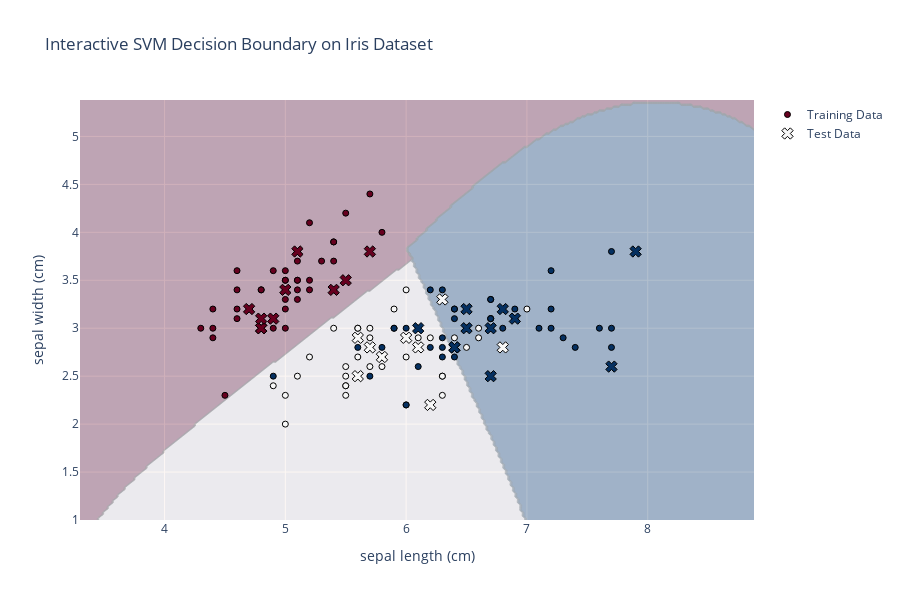

Notebook code for this chart:
### Code cell
import numpy as np
import plotly.graph_objects as go
from sklearn.model_selection import train_test_split
from sklearn.svm import SVC
from sklearn.datasets import load_iris

# Load the Iris dataset
iris = load_iris()
X = iris.data[:, :2]  # First two features for 2D plotting
y = iris.target

# Split into training and testing
X_train, X_test, y_train, y_test = train_test_split(
    X, y, 
    test_size=0.2, 
    random_state=42
)

# Train SVM model
svm = SVC(kernel='rbf')
svm.fit(X_train, y_train)

# Create meshgrid for decision boundary
x_min, x_max = X[:, 0].min() - 1, X[:, 0].max() + 1
y_min, y_max = X[:, 1].min() - 1, X[:, 1].max() + 1
xx, yy = np.meshgrid(
    np.arange(x_min, x_max, 0.02),
    np.arange(y_min, y_max, 0.02)
)

# Predict on meshgrid
Z = svm.predict(np.c_[xx.ravel(), yy.ravel()])
Z = Z.reshape(xx.shape)

# Plotly figure
fig = go.Figure()

# Add decision boundary as heatmap
fig.add_trace(go.Contour(
    x=np.arange(x_min, x_max, 0.02),
    y=np.arange(y_min, y_max, 0.02),
    z=Z,
    showscale=False,
    colorscale='RdBu',
    opacity=0.3,
    hoverinfo='skip'
))

# Add training data points
fig.add_trace(go.Scatter(
    x=X_train[:, 0],
    y=X_train[:, 1],
    mode='markers',
    marker=dict(
        color=y_train,
        colorscale='RdBu',
        line=dict(color='black', width=1)
    ),
    name='Training Data'
))

# Add test data points
fig.add_trace(go.Scatter(
    x=X_test[:, 0],
    y=X_test[:, 1],
    mode='markers',
    marker=dict(
        color=y_test,
        symbol='x',
        size=10,
        colorscale='RdBu',
        line=dict(color='black', width=1)
    ),
    name='Test Data'
))

# Update layout
fig.update_layout(
    title='Interactive SVM Decision Boundary on Iris Dataset',
    xaxis_title=iris.feature_names[0],
    yaxis_title=iris.feature_names[1],
    width=900,
    height=600
)

# Show the figure
fig.show()

### Figure 1 — Plotly figure (JSON) as saved in the notebook; plotly's stock layout.template omitted (floating-point values rounded to 4 significant figures; data arrays with more than 128 entries replaced by an {"elided": "..."} marker saying what was removed)
{"data": [{"colorscale": [[0, "rgb(103,0,31)"], [0.1, "rgb(178,24,43)"], [0.2, "rgb(214,96,77)"], [0.3, "rgb(244,165,130)"], [0.4, "rgb(253,219,199)"], [0.5, "rgb(247,247,247)"], [0.6, "rgb(209,229,240)"], [0.7, "rgb(146,197,222)"], [0.8, "rgb(67,147,195)"], [0.9, "rgb(33,102,172)"], [1, "rgb(5,48,97)"]], "hoverinfo": "skip", "opacity": 0.3, "showscale": false, "type": "contour", "x": {"elided": "280 float values"}, "y": {"elided": "220 float values"}, "z": {"elided": "220x280 int values"}}, {"marker": {"color": [0, 0, 1, 0, 0, 2, 1, 0, 0, 0, 2, 1, 1, 0, 0, 1, 2, 2, 1, 2, 1, 2, 1, 0, 2, 1, 0, 0, 0, 1, 2, 0, 0, 0, 1, 0, 1, 2, 0, 1, 2, 0, 2, 2, 1, 1, 2, 1, 0, 1, 2, 0, 0, 1, 1, 0, 2, 0, 0, 1, 1, 2, 1, 2, 2, 1, 0, 0, 2, 2, 0, 0, 0, 1, 2, 0, 2, 2, 0, 1, 1, 2, 1, 2, 0, 2, 1, 2, 1, 1, 1, 0, 1, 1, 0, 1, 2, 2, 0, 1, 2, 2, 0, 2, 0, 1, 2, 2, 1, 2, 1, 1, 2, 2, 0, 1, 2, 0, 1, 2], "colorscale": [[0, "rgb(103,0,31)"], [0.1, "rgb(178,24,43)"], [0.2, "rgb(214,96,77)"], [0.3, "rgb(244,165,130)"], [0.4, "rgb(253,219,199)"], [0.5, "rgb(247,247,247)"], [0.6, "rgb(209,229,240)"], [0.7, "rgb(146,197,222)"], [0.8, "rgb(67,147,195)"], [0.9, "rgb(33,102,172)"], [1, "rgb(5,48,97)"]], "line": {"color": "black", "width": 1}}, "mode": "markers", "name": "Training Data", "type": "scatter", "x": [4.6, 5.7, 6.7, 4.8, 4.4, 6.3, 6.4, 5.2, 5.0, 5.2, 5.8, 6.0, 6.7, 5.4, 5.4, 5.5, 6.3, 6.4, 6.6, 7.2, 5.7, 7.6, 5.6, 5.1, 7.7, 5.8, 5.2, 5.0, 5.1, 5.0, 6.3, 4.8, 5.0, 5.1, 5.6, 5.1, 5.7, 7.7, 4.6, 6.2, 5.7, 5.5, 6.0, 5.8, 6.0, 5.4, 6.2, 5.5, 5.4, 5.0, 6.4, 5.0, 5.0, 5.5, 6.7, 4.9, 5.8, 5.0, 5.0, 5.9, 5.1, 6.9, 6.0, 6.1, 7.7, 5.5, 4.4, 4.3, 6.0, 7.2, 4.6, 5.1, 4.4, 6.3, 6.3, 4.6, 6.8, 6.3, 4.7, 6.1, 6.5, 6.2, 7.0, 6.4, 5.1, 6.9, 5.9, 6.5, 5.7, 5.2, 6.1, 4.5, 6.6, 5.5, 5.3, 5.6, 7.3, 6.7, 5.1, 4.9, 6.7, 7.2, 4.9, 6.7, 4.9, 6.9, 7.4, 6.3, 5.7, 6.5, 6.3, 6.4, 5.6, 5.9, 5.4, 6.1, 4.9, 5.8, 5.8, 7.1], "y": [3.6, 4.4, 3.1, 3.4, 3.2, 2.5, 3.2, 3.5, 3.6, 4.1, 2.7, 3.4, 3.1, 3.9, 3.7, 2.4, 2.8, 3.1, 3.0, 3.6, 2.9, 3.0, 3.0, 3.5, 2.8, 2.7, 3.4, 3.5, 3.8, 2.0, 2.7, 3.4, 3.0, 3.3, 2.7, 3.4, 3.0, 3.8, 3.2, 2.9, 2.5, 4.2, 3.0, 2.7, 2.2, 3.0, 3.4, 2.3, 3.9, 2.3, 2.7, 3.3, 3.2, 2.4, 3.0, 3.1, 2.8, 3.4, 3.5, 3.2, 2.5, 3.2, 2.7, 2.6, 3.0, 2.5, 2.9, 3.0, 2.2, 3.2, 3.1, 3.5, 3.0, 2.5, 3.4, 3.4, 3.0, 3.3, 3.2, 2.9, 2.8, 2.8, 3.2, 3.2, 3.8, 3.1, 3.0, 3.0, 2.6, 2.7, 3.0, 2.3, 2.9, 2.6, 3.7, 3.0, 2.9, 3.3, 3.7, 2.4, 3.3, 3.0, 3.6, 3.1, 3.0, 3.1, 2.8, 2.9, 2.8, 3.0, 2.3, 2.9, 2.8, 3.0, 3.4, 2.8, 2.5, 4.0, 2.6, 3.0]}, {"marker": {"color": [1, 0, 2, 1, 1, 0, 1, 2, 1, 1, 2, 0, 0, 0, 0, 1, 2, 1, 1, 2, 0, 2, 0, 2, 2, 2, 2, 2, 0, 0], "colorscale": [[0, "rgb(103,0,31)"], [0.1, "rgb(178,24,43)"], [0.2, "rgb(214,96,77)"], [0.3, "rgb(244,165,130)"], [0.4, "rgb(253,219,199)"], [0.5, "rgb(247,247,247)"], [0.6, "rgb(209,229,240)"], [0.7, "rgb(146,197,222)"], [0.8, "rgb(67,147,195)"], [0.9, "rgb(33,102,172)"], [1, "rgb(5,48,97)"]], "line": {"color": "black", "width": 1}, "size": 10, "symbol": "x"}, "mode": "markers", "name": "Test Data", "type": "scatter", "x": [6.1, 5.7, 7.7, 6.0, 6.8, 5.4, 5.6, 6.9, 6.2, 5.8, 6.5, 4.8, 5.5, 4.9, 5.1, 6.3, 6.5, 5.6, 5.7, 6.4, 4.7, 6.1, 5.0, 6.4, 7.9, 6.7, 6.7, 6.8, 4.8, 4.8], "y": [2.8, 3.8, 2.6, 2.9, 2.8, 3.4, 2.9, 3.1, 2.2, 2.7, 3.2, 3.0, 3.5, 3.1, 3.8, 3.3, 3.0, 2.5, 2.8, 2.8, 3.2, 3.0, 3.4, 2.8, 3.8, 3.0, 2.5, 3.2, 3.0, 3.1]}], "layout": {"height": 600, "title": {"text": "Interactive SVM Decision Boundary on Iris Dataset"}, "width": 900, "xaxis": {"title": {"text": "sepal length (cm)"}}, "yaxis": {"title": {"text": "sepal width (cm)"}}}}
